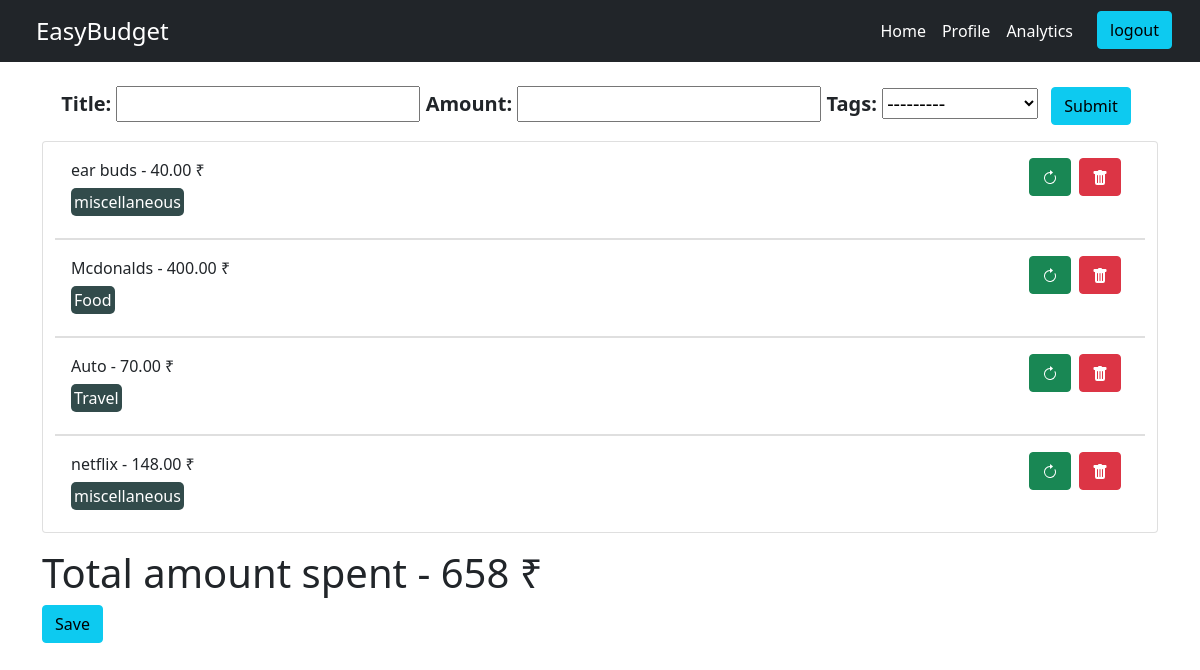
The app's page / (signed in) with its own data.
### budget/models.py (models this page shows, shortened)
class Item(models.Model):
    user = models.ForeignKey(User,on_delete=models.CASCADE, null = True,related_name="itemOwner")
    title = models.CharField(max_length=50)
    amount = models.DecimalField(max_digits=10000, decimal_places=2)
    tags = models.ForeignKey('Tag',null = True,on_delete=DO_NOTHING)
    created = models.DateTimeField(auto_now_add=True)
    id = models.UUIDField(default=uuid.uuid4, unique = True, primary_key=True, editable=False)

class Tag(models.Model):
    name = models.CharField(max_length= 200)
    created = models.DateTimeField(auto_now = True)
    id = models.UUIDField(default = uuid.uuid4, unique = True , primary_key=True, editable=False)
    def __str__(self):
        return self.name

### budget/views.py (the view)
# urls.py: path('', views.home, name='home'),
@login_required(login_url='login')
def home(request):
    items = Item.objects.filter(user = request.user)
    form = ItemForm()
    total = 0
    for item in items:
        total += int(item.amount)
    if request.user.is_authenticated:
        if request.method == "POST":
            user = request.user
            form = ItemForm(request.POST)
            if form.is_valid:
                itemList = form.save(commit=False)
                itemList.user = user
                itemList.save()
                return redirect('home')
    context = {'form':form, 'items':items,'total':total}
    print(request.user)
    return render(request,'budget/home.html',context)

### budget/forms.py
class ItemForm(ModelForm):
    class Meta:
         model = Item
         fields = ['title', 'amount','tags']

### budget/templates/budget/home.html (shortened to what this page needs)
{% extends 'main.html' %}
{%load crispy_forms_tags %}
{% block content %}
<div class="container-sm my-4">
    <div class="mt-4 d-flex justify-content-center fs-5 fw-bold">
        <form action="{% url 'home' %}" method="POST">
            {{form}}
            <input type="submit" class = "btn btn-info mx-2">
        </form>
    </div>
    <div class="container card my-3">
      {% for item in user.itemOwner.all %}
      <ul class="list-group list-group-flush fs-6">
        <li class="list-group-item my-2">
          {{item.title}} - {{item.amount}} &#8377
          <span><a class = "btn btn-danger float-end mx-2" href="{% url 'delete-item' item.id %}"></a></span>
          <span><a class = "btn btn-success float-end" href="{% url 'update-item' item.id %}"></a></span>
          <div class = "my-2">
              <span class="chip">{{item.tags}}</span>
          </div>
        </li>
      </ul>
      {% endfor %}
    </div>
    <h1>Total amount spent - {{total}} &#8377</h1>
    <button class = "btn btn-info">Save</button>
</div>
{% endblock content %}

### budget/templates/budget/home.html (style rules this page uses)
.chip { padding: .19rem; height: 52px; border-radius: 5px; background-color: #324B4B; color:white; }

### records on screen
Item: title "ear buds", amount "40.00", tags "miscellaneous"
Item: title "Mcdonalds", amount "400.00", tags "Food"
Item: title "Auto", amount "70.00", tags "Travel"
Item: title "netflix", amount "148.00", tags "miscellaneous"

### other values on screen
{{ total }} "658"
